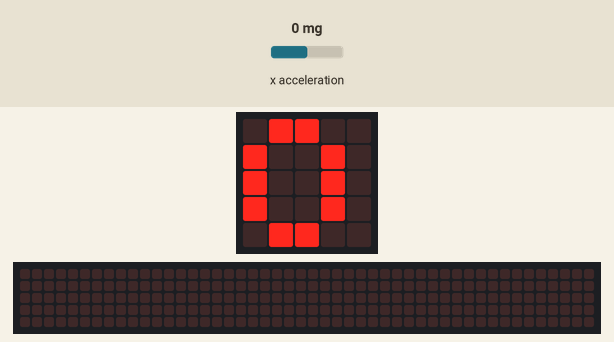
Simulated run of this program. Board: BBC micro:bit (MakeCode). Parts: the board's 5×5 LED display, a strip that is not on the board, showing the scrolling text unrolled. The inputs (shaded band) are chosen by the test bench; at power-on: x acceleration 0 mg. The 48×5 strip is a reading aid, not a part: it shows the text the display is scrolling, unrolled, one strip-width of it at a time.

Above: at 1.2 s.
1.3 s: x acceleration set to -1440 mg
At 1.9 s:
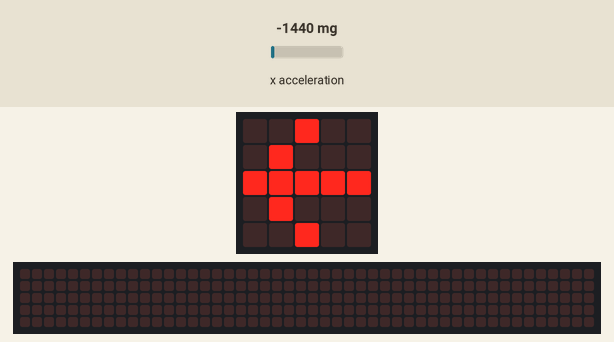
3.0 s: x acceleration set to -70 mg
At 3.47 s:
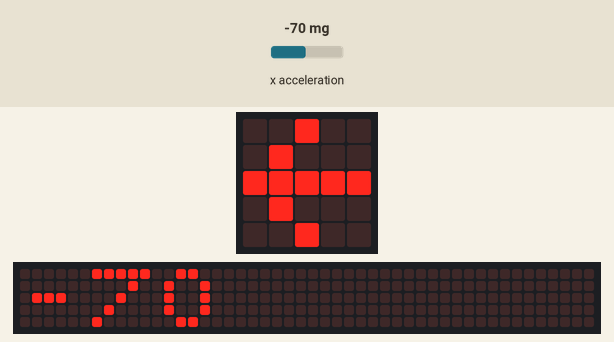
5.3 s: x acceleration set to -750 mg
At 7.8 s:
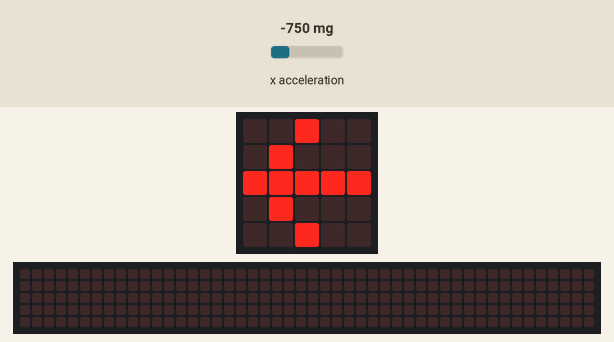
8.5 s: x acceleration set to 750 mg
At 10.0 s:
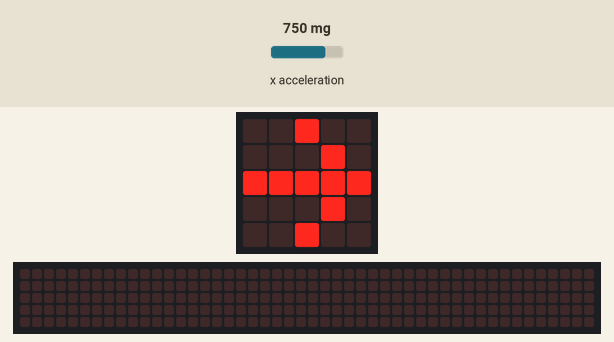
10.3 s: x acceleration set to 70 mg
At 13.09 s:
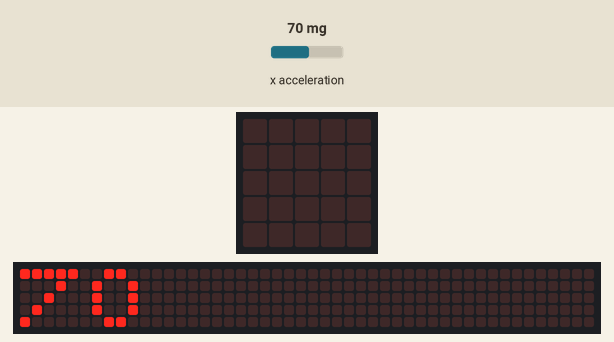
Timing chart, 0 to 13.2 s (numbered marks = the images above; inputs shaded):
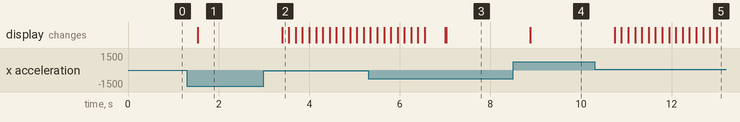

The program:

main.ts
```typescript
let 방향 = 0
basic.forever(function () {
    방향 = input.acceleration(Dimension.X)
    if (방향 > 100) {
        basic.showArrow(ArrowNames.East)
    } else if (방향 < -100) {
        basic.showArrow(ArrowNames.West)
    } else {
        basic.showNumber(방향)
    }
})
```

test.ts
```typescript
// 테스트는 여기로 이동합니다; 이 패키지가 확장으로 사용될 때 컴파일되지 않을 것 입니다.
```

Measured:
- after the input at 1.3 s, the display: changes after 0.24 s (image 1)
- after the input at 3.0 s, the display: changes after 0.40 s (image 2)
- after the input at 5.3 s, the display: first differs from a run without the input after 1.7 s (image 3)
- after the input at 8.5 s, the display: changes after 0.38 s (image 4)
- after the input at 10.3 s, the display: first changes after 0.44 s (image 5 shows a later state)
